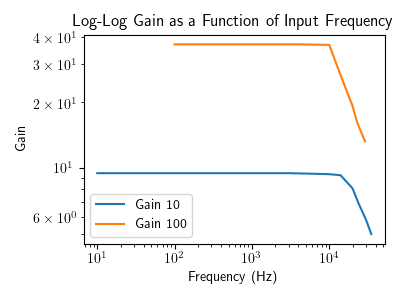

Write Python code to recreate this figure.
import numpy as np
import matplotlib.pyplot as plt

f10 = [10, 20, 100, 200, 400, 1000, 3000, 10e3, 14e3, 20e3, 24e3, 30e3, 35e3]
Gain10 = [9.5, 9.5, 9.5, 9.5, 9.5, 9.5, 9.5, 9.4, 9.3, 8.1, 6.9, 5.8, 5.0]
f100 = [100, 300, 1000, 3000, 4000, 10e3, 14e3, 20e3, 23e3, 29e3]
Gain100 = [36.9, 36.9, 36.9, 36.9, 36.9, 36.7, 26.7, 19.3, 16.2, 13.3]

plt.figure(figsize = (4,3))
plt.loglog(f10, Gain10, label = "Gain 10")
plt.loglog(f100,Gain100, label = "Gain 100")
plt.title("Log-Log Gain as a Function of Input Frequency")
plt.xlabel("Frequency (Hz)")
plt.ylabel("Gain")
plt.legend()
#plt.show()
plt.savefig("GainvF.png")